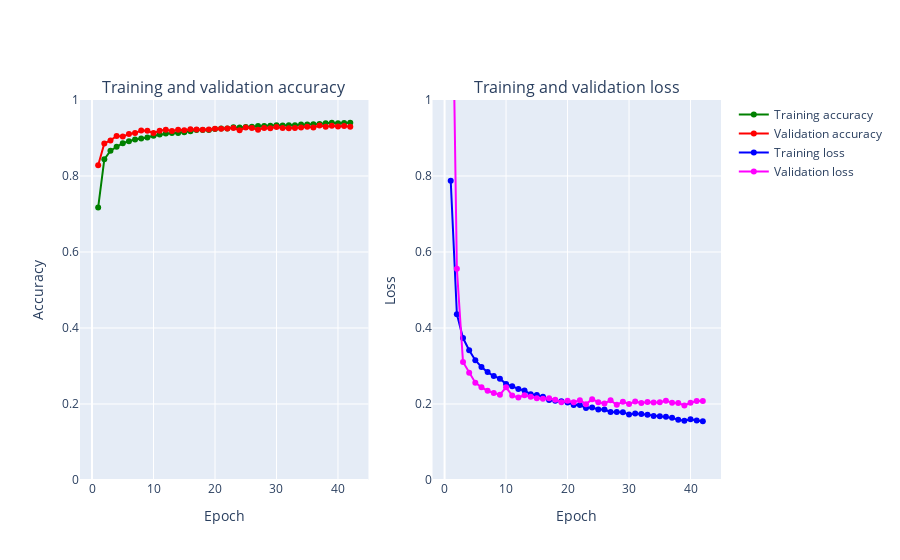

The notebook cell this image was saved under:
### Markdown cell above
### Visualising model performance

### Code cell
plot_accuracy_and_loss(history)

### Figure 1 — Plotly figure (JSON) as saved in the notebook; plotly's stock layout.template omitted (floating-point values rounded to 4 significant figures)
{"data": [{"marker": {"color": "Green"}, "mode": "markers+lines", "name": "Training accuracy", "text": ["1", "2", "3", "4", "5", "6", "7", "8", "9", "10", "11", "12", "13", "14", "15", "16", "17", "18", "19", "20", "21", "22", "23", "24", "25", "26", "27", "28", "29", "30", "31", "32", "33", "34", "35", "36", "37", "38", "39", "40", "41", "42"], "type": "scatter", "x": [1, 2, 3, 4, 5, 6, 7, 8, 9, 10, 11, 12, 13, 14, 15, 16, 17, 18, 19, 20, 21, 22, 23, 24, 25, 26, 27, 28, 29, 30, 31, 32, 33, 34, 35, 36, 37, 38, 39, 40, 41, 42], "xaxis": "x", "y": [0.7173, 0.8439, 0.8665, 0.877, 0.8864, 0.8913, 0.8964, 0.8987, 0.9014, 0.9062, 0.909, 0.9117, 0.9129, 0.9134, 0.9153, 0.9179, 0.9209, 0.9207, 0.9212, 0.9239, 0.9253, 0.9251, 0.9282, 0.9277, 0.9289, 0.9298, 0.9317, 0.9313, 0.932, 0.9338, 0.9329, 0.9333, 0.9338, 0.9354, 0.9356, 0.9361, 0.937, 0.9386, 0.9399, 0.9389, 0.9394, 0.9403], "yaxis": "y"}, {"marker": {"color": "Red"}, "mode": "markers+lines", "name": "Validation accuracy", "text": ["1", "2", "3", "4", "5", "6", "7", "8", "9", "10", "11", "12", "13", "14", "15", "16", "17", "18", "19", "20", "21", "22", "23", "24", "25", "26", "27", "28", "29", "30", "31", "32", "33", "34", "35", "36", "37", "38", "39", "40", "41", "42"], "type": "scatter", "x": [1, 2, 3, 4, 5, 6, 7, 8, 9, 10, 11, 12, 13, 14, 15, 16, 17, 18, 19, 20, 21, 22, 23, 24, 25, 26, 27, 28, 29, 30, 31, 32, 33, 34, 35, 36, 37, 38, 39, 40, 41, 42], "xaxis": "x", "y": [0.8284, 0.8858, 0.8936, 0.9054, 0.9038, 0.9106, 0.913, 0.9196, 0.9192, 0.913, 0.9194, 0.9218, 0.9184, 0.9216, 0.9206, 0.923, 0.9222, 0.9214, 0.9222, 0.9246, 0.9242, 0.9248, 0.9266, 0.9202, 0.9278, 0.926, 0.9218, 0.926, 0.9254, 0.9292, 0.9264, 0.9254, 0.926, 0.9278, 0.9298, 0.9278, 0.933, 0.9298, 0.9322, 0.9304, 0.9318, 0.9296], "yaxis": "y"}, {"marker": {"color": "Blue"}, "mode": "markers+lines", "name": "Training loss", "text": ["1", "2", "3", "4", "5", "6", "7", "8", "9", "10", "11", "12", "13", "14", "15", "16", "17", "18", "19", "20", "21", "22", "23", "24", "25", "26", "27", "28", "29", "30", "31", "32", "33", "34", "35", "36", "37", "38", "39", "40", "41", "42"], "type": "scatter", "x": [1, 2, 3, 4, 5, 6, 7, 8, 9, 10, 11, 12, 13, 14, 15, 16, 17, 18, 19, 20, 21, 22, 23, 24, 25, 26, 27, 28, 29, 30, 31, 32, 33, 34, 35, 36, 37, 38, 39, 40, 41, 42], "xaxis": "x2", "y": [0.7876, 0.4364, 0.3736, 0.3415, 0.3153, 0.2975, 0.284, 0.2737, 0.2667, 0.2524, 0.2469, 0.2394, 0.2357, 0.2256, 0.2235, 0.2188, 0.2108, 0.2085, 0.2071, 0.2041, 0.1971, 0.1973, 0.1894, 0.191, 0.1856, 0.1854, 0.1788, 0.179, 0.1786, 0.1722, 0.1751, 0.1736, 0.1717, 0.1684, 0.1676, 0.1664, 0.1635, 0.1587, 0.1557, 0.16, 0.1564, 0.1548], "yaxis": "y2"}, {"marker": {"color": "Magenta"}, "mode": "markers+lines", "name": "Validation loss", "text": ["1", "2", "3", "4", "5", "6", "7", "8", "9", "10", "11", "12", "13", "14", "15", "16", "17", "18", "19", "20", "21", "22", "23", "24", "25", "26", "27", "28", "29", "30", "31", "32", "33", "34", "35", "36", "37", "38", "39", "40", "41", "42"], "type": "scatter", "x": [1, 2, 3, 4, 5, 6, 7, 8, 9, 10, 11, 12, 13, 14, 15, 16, 17, 18, 19, 20, 21, 22, 23, 24, 25, 26, 27, 28, 29, 30, 31, 32, 33, 34, 35, 36, 37, 38, 39, 40, 41, 42], "xaxis": "x2", "y": [1.645, 0.5557, 0.3104, 0.2823, 0.2562, 0.244, 0.2349, 0.2289, 0.2246, 0.2439, 0.222, 0.2171, 0.2229, 0.2194, 0.2152, 0.2139, 0.2152, 0.2112, 0.2044, 0.2085, 0.2044, 0.2101, 0.1996, 0.2128, 0.2048, 0.2015, 0.2097, 0.1979, 0.2061, 0.2, 0.2063, 0.2026, 0.2055, 0.2039, 0.2048, 0.2087, 0.2036, 0.2024, 0.1961, 0.2031, 0.2076, 0.2077], "yaxis": "y2"}], "layout": {"annotations": [{"font": {"size": 16}, "showarrow": false, "text": "Training and validation accuracy", "x": 0.225, "xanchor": "center", "xref": "paper", "y": 1, "yanchor": "bottom", "yref": "paper"}, {"font": {"size": 16}, "showarrow": false, "text": "Training and validation loss", "x": 0.775, "xanchor": "center", "xref": "paper", "y": 1, "yanchor": "bottom", "yref": "paper"}], "xaxis": {"anchor": "y", "domain": [0, 0.45], "title": {"text": "Epoch"}}, "xaxis2": {"anchor": "y2", "domain": [0.55, 1], "title": {"text": "Epoch"}}, "yaxis": {"anchor": "x", "domain": [0, 1], "range": [0, 1], "title": {"text": "Accuracy"}}, "yaxis2": {"anchor": "x2", "domain": [0, 1], "range": [0, 1], "title": {"text": "Loss"}}}}
